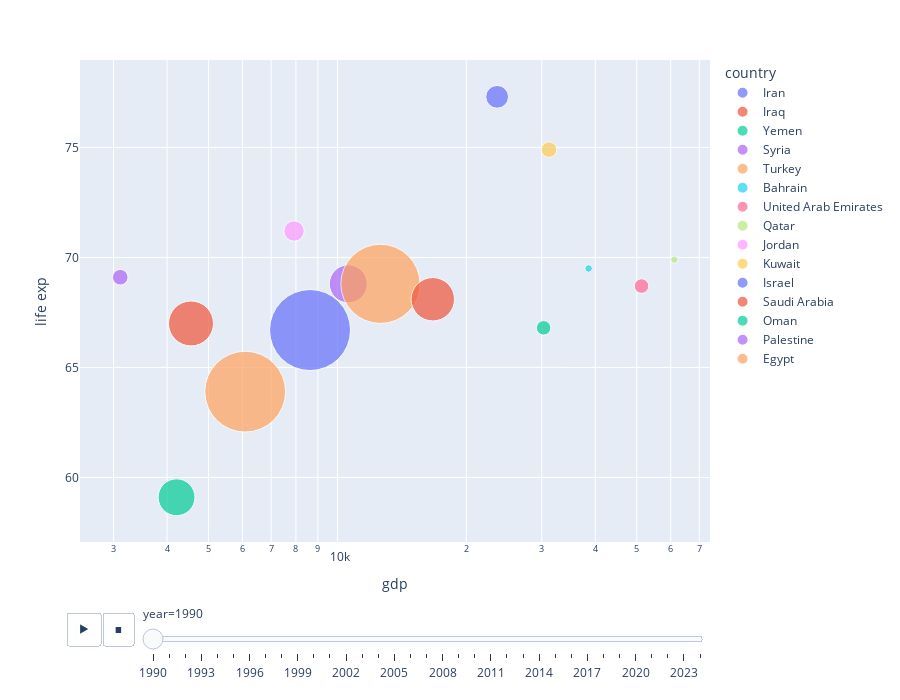

Here is the notebook cell this chart was saved with:
### Code cell
scatter_fig = px.scatter(data_frame=df, x='gdp',
           y='life exp',
           size='pop',
           color='country',
           size_max=80,
           log_x=True,
           height=700,
           hover_name="country",
           animation_frame="year",
           animation_group="country",)

scatter_fig.show()

### Figure 1 — Plotly figure (JSON) as saved in the notebook; plotly's stock layout.template omitted (floating-point values rounded to 4 significant figures)
{"data": [{"hovertemplate": "<b>%{hovertext}</b><br><br>country=Iran<br>year=1990<br>gdp=%{x}<br>life exp=%{y}<br>pop=%{marker.size}<extra></extra>", "hovertext": ["Iran"], "ids": ["Iran"], "legendgroup": "Iran", "marker": {"color": "#636efa", "size": [56400000], "sizemode": "area", "sizeref": 17190.0, "symbol": "circle"}, "mode": "markers", "name": "Iran", "orientation": "v", "showlegend": true, "type": "scatter", "x": [8630], "xaxis": "x", "y": [66.7], "yaxis": "y"}, {"hovertemplate": "<b>%{hovertext}</b><br><br>country=Iraq<br>year=1990<br>gdp=%{x}<br>life exp=%{y}<br>pop=%{marker.size}<extra></extra>", "hovertext": ["Iraq"], "ids": ["Iraq"], "legendgroup": "Iraq", "marker": {"color": "#EF553B", "size": [17400000], "sizemode": "area", "sizeref": 17190.0, "symbol": "circle"}, "mode": "markers", "name": "Iraq", "orientation": "v", "showlegend": true, "type": "scatter", "x": [4550], "xaxis": "x", "y": [67], "yaxis": "y"}, {"hovertemplate": "<b>%{hovertext}</b><br><br>country=Yemen<br>year=1990<br>gdp=%{x}<br>life exp=%{y}<br>pop=%{marker.size}<extra></extra>", "hovertext": ["Yemen"], "ids": ["Yemen"], "legendgroup": "Yemen", "marker": {"color": "#00cc96", "size": [11700000], "sizemode": "area", "sizeref": 17190.0, "symbol": "circle"}, "mode": "markers", "name": "Yemen", "orientation": "v", "showlegend": true, "type": "scatter", "x": [4210], "xaxis": "x", "y": [59.1], "yaxis": "y"}, {"hovertemplate": "<b>%{hovertext}</b><br><br>country=Syria<br>year=1990<br>gdp=%{x}<br>life exp=%{y}<br>pop=%{marker.size}<extra></extra>", "hovertext": ["Syria"], "ids": ["Syria"], "legendgroup": "Syria", "marker": {"color": "#ab63fa", "size": [12400000], "sizemode": "area", "sizeref": 17190.0, "symbol": "circle"}, "mode": "markers", "name": "Syria", "orientation": "v", "showlegend": true, "type": "scatter", "x": [10600], "xaxis": "x", "y": [68.8], "yaxis": "y"}, {"hovertemplate": "<b>%{hovertext}</b><br><br>country=Turkey<br>year=1990<br>gdp=%{x}<br>life exp=%{y}<br>pop=%{marker.size}<extra></extra>", "hovertext": ["Turkey"], "ids": ["Turkey"], "legendgroup": "Turkey", "marker": {"color": "#FFA15A", "size": [53900000], "sizemode": "area", "sizeref": 17190.0, "symbol": "circle"}, "mode": "markers", "name": "Turkey", "orientation": "v", "showlegend": true, "type": "scatter", "x": [12600], "xaxis": "x", "y": [68.8], "yaxis": "y"}, {"hovertemplate": "<b>%{hovertext}</b><br><br>country=Bahrain<br>year=1990<br>gdp=%{x}<br>life exp=%{y}<br>pop=%{marker.size}<extra></extra>", "hovertext": ["Bahrain"], "ids": ["Bahrain"], "legendgroup": "Bahrain", "marker": {"color": "#19d3f3", "size": [496000], "sizemode": "area", "sizeref": 17190.0, "symbol": "circle"}, "mode": "markers", "name": "Bahrain", "orientation": "v", "showlegend": true, "type": "scatter", "x": [38600], "xaxis": "x", "y": [69.5], "yaxis": "y"}, {"hovertemplate": "<b>%{hovertext}</b><br><br>country=United Arab Emirates<br>year=1990<br>gdp=%{x}<br>life exp=%{y}<br>pop=%{marker.size}<extra></extra>", "hovertext": ["United Arab Emirates"], "ids": ["United Arab Emirates"], "legendgroup": "United Arab Emirates", "marker": {"color": "#FF6692", "size": [1830000], "sizemode": "area", "sizeref": 17190.0, "symbol": "circle"}, "mode": "markers", "name": "United Arab Emirates", "orientation": "v", "showlegend": true, "type": "scatter", "x": [51300], "xaxis": "x", "y": [68.7], "yaxis": "y"}, {"hovertemplate": "<b>%{hovertext}</b><br><br>country=Qatar<br>year=1990<br>gdp=%{x}<br>life exp=%{y}<br>pop=%{marker.size}<extra></extra>", "hovertext": ["Qatar"], "ids": ["Qatar"], "legendgroup": "Qatar", "marker": {"color": "#B6E880", "size": [476000], "sizemode": "area", "sizeref": 17190.0, "symbol": "circle"}, "mode": "markers", "name": "Qatar", "orientation": "v", "showlegend": true, "type": "scatter", "x": [61200], "xaxis": "x", "y": [69.9], "yaxis": "y"}, {"hovertemplate": "<b>%{hovertext}</b><br><br>country=Jordan<br>year=1990<br>gdp=%{x}<br>life exp=%{y}<br>pop=%{marker.size}<extra></extra>", "hovertext": ["Jordan"], "ids": ["Jordan"], "legendgroup": "Jordan", "marker": {"color": "#FF97FF", "size": [3570000], "sizemode": "area", "sizeref": 17190.0, "symbol": "circle"}, "mode": "markers", "name": "Jordan", "orientation": "v", "showlegend": true, "type": "scatter", "x": [7920], "xaxis": "x", "y": [71.2], "yaxis": "y"}, {"hovertemplate": "<b>%{hovertext}</b><br><br>country=Kuwait<br>year=1990<br>gdp=%{x}<br>life exp=%{y}<br>pop=%{marker.size}<extra></extra>", "hovertext": ["Kuwait"], "ids": ["Kuwait"], "legendgroup": "Kuwait", "marker": {"color": "#FECB52", "size": [2100000], "sizemode": "area", "sizeref": 17190.0, "symbol": "circle"}, "mode": "markers", "name": "Kuwait", "orientation": "v", "showlegend": true, "type": "scatter", "x": [31200], "xaxis": "x", "y": [74.9], "yaxis": "y"}, {"hovertemplate": "<b>%{hovertext}</b><br><br>country=Israel<br>year=1990<br>gdp=%{x}<br>life exp=%{y}<br>pop=%{marker.size}<extra></extra>", "hovertext": ["Israel"], "ids": ["Israel"], "legendgroup": "Israel", "marker": {"color": "#636efa", "size": [4450000], "sizemode": "area", "sizeref": 17190.0, "symbol": "circle"}, "mode": "markers", "name": "Israel", "orientation": "v", "showlegend": true, "type": "scatter", "x": [23600], "xaxis": "x", "y": [77.3], "yaxis": "y"}, {"hovertemplate": "<b>%{hovertext}</b><br><br>country=Saudi Arabia<br>year=1990<br>gdp=%{x}<br>life exp=%{y}<br>pop=%{marker.size}<extra></extra>", "hovertext": ["Saudi Arabia"], "ids": ["Saudi Arabia"], "legendgroup": "Saudi Arabia", "marker": {"color": "#EF553B", "size": [16200000], "sizemode": "area", "sizeref": 17190.0, "symbol": "circle"}, "mode": "markers", "name": "Saudi Arabia", "orientation": "v", "showlegend": true, "type": "scatter", "x": [16700], "xaxis": "x", "y": [68.1], "yaxis": "y"}, {"hovertemplate": "<b>%{hovertext}</b><br><br>country=Oman<br>year=1990<br>gdp=%{x}<br>life exp=%{y}<br>pop=%{marker.size}<extra></extra>", "hovertext": ["Oman"], "ids": ["Oman"], "legendgroup": "Oman", "marker": {"color": "#00cc96", "size": [1810000], "sizemode": "area", "sizeref": 17190.0, "symbol": "circle"}, "mode": "markers", "name": "Oman", "orientation": "v", "showlegend": true, "type": "scatter", "x": [30300], "xaxis": "x", "y": [66.8], "yaxis": "y"}, {"hovertemplate": "<b>%{hovertext}</b><br><br>country=Palestine<br>year=1990<br>gdp=%{x}<br>life exp=%{y}<br>pop=%{marker.size}<extra></extra>", "hovertext": ["Palestine"], "ids": ["Palestine"], "legendgroup": "Palestine", "marker": {"color": "#ab63fa", "size": [2100000], "sizemode": "area", "sizeref": 17190.0, "symbol": "circle"}, "mode": "markers", "name": "Palestine", "orientation": "v", "showlegend": true, "type": "scatter", "x": [3110], "xaxis": "x", "y": [69.1], "yaxis": "y"}, {"hovertemplate": "<b>%{hovertext}</b><br><br>country=Egypt<br>year=1990<br>gdp=%{x}<br>life exp=%{y}<br>pop=%{marker.size}<extra></extra>", "hovertext": ["Egypt"], "ids": ["Egypt"], "legendgroup": "Egypt", "marker": {"color": "#FFA15A", "size": [56100000], "sizemode": "area", "sizeref": 17190.0, "symbol": "circle"}, "mode": "markers", "name": "Egypt", "orientation": "v", "showlegend": true, "type": "scatter", "x": [6090], "xaxis": "x", "y": [63.9], "yaxis": "y"}], "layout": {"height": 700, "legend": {"itemsizing": "constant", "title": {"text": "country"}, "tracegroupgap": 0}, "margin": {"t": 60}, "sliders": [{"active": 0, "currentvalue": {"prefix": "year="}, "len": 0.9, "pad": {"b": 10, "t": 60}, "steps": [{"args": [["1990"], {"frame": {"duration": 0, "redraw": false}, "fromcurrent": true, "mode": "immediate", "transition": {"duration": 0, "easing": "linear"}}], "label": "1990", "method": "animate"}, {"args": [["1991"], {"frame": {"duration": 0, "redraw": false}, "fromcurrent": true, "mode": "immediate", "transition": {"duration": 0, "easing": "linear"}}], "label": "1991", "method": "animate"}, {"args": [["1992"], {"frame": {"duration": 0, "redraw": false}, "fromcurrent": true, "mode": "immediate", "transition": {"duration": 0, "easing": "linear"}}], "label": "1992", "method": "animate"}, {"args": [["1993"], {"frame": {"duration": 0, "redraw": false}, "fromcurrent": true, "mode": "immediate", "transition": {"duration": 0, "easing": "linear"}}], "label": "1993", "method": "animate"}, {"args": [["1994"], {"frame": {"duration": 0, "redraw": false}, "fromcurrent": true, "mode": "immediate", "transition": {"duration": 0, "easing": "linear"}}], "label": "1994", "method": "animate"}, {"args": [["1995"], {"frame": {"duration": 0, "redraw": false}, "fromcurrent": true, "mode": "immediate", "transition": {"duration": 0, "easing": "linear"}}], "label": "1995", "method": "animate"}, {"args": [["1996"], {"frame": {"duration": 0, "redraw": false}, "fromcurrent": true, "mode": "immediate", "transition": {"duration": 0, "easing": "linear"}}], "label": "1996", "method": "animate"}, {"args": [["1997"], {"frame": {"duration": 0, "redraw": false}, "fromcurrent": true, "mode": "immediate", "transition": {"duration": 0, "easing": "linear"}}], "label": "1997", "method": "animate"}, {"args": [["1998"], {"frame": {"duration": 0, "redraw": false}, "fromcurrent": true, "mode": "immediate", "transition": {"duration": 0, "easing": "linear"}}], "label": "1998", "method": "animate"}, {"args": [["1999"], {"frame": {"duration": 0, "redraw": false}, "fromcurrent": true, "mode": "immediate", "transition": {"duration": 0, "easing": "linear"}}], "label": "1999", "method": "animate"}, {"args": [["2000"], {"frame": {"duration": 0, "redraw": false}, "fromcurrent": true, "mode": "immediate", "transition": {"duration": 0, "easing": "linear"}}], "label": "2000", "method": "animate"}, {"args": [["2001"], {"frame": {"duration": 0, "redraw": false}, "fromcurrent": true, "mode": "immediate", "transition": {"duration": 0, "easing": "linear"}}], "label": "2001", "method": "animate"}, {"args": [["2002"], {"frame": {"duration": 0, "redraw": false}, "fromcurrent": true, "mode": "immediate", "transition": {"duration": 0, "easing": "linear"}}], "label": "2002", "method": "animate"}, {"args": [["2003"], {"frame": {"duration": 0, "redraw": false}, "fromcurrent": true, "mode": "immediate", "transition": {"duration": 0, "easing": "linear"}}], "label": "2003", "method": "animate"}, {"args": [["2004"], {"frame": {"duration": 0, "redraw": false}, "fromcurrent": true, "mode": "immediate", "transition": {"duration": 0, "easing": "linear"}}], "label": "2004", "method": "animate"}, {"args": [["2005"], {"frame": {"duration": 0, "redraw": false}, "fromcurrent": true, "mode": "immediate", "transition": {"duration": 0, "easing": "linear"}}], "label": "2005", "method": "animate"}, {"args": [["2006"], {"frame": {"duration": 0, "redraw": false}, "fromcurrent": true, "mode": "immediate", "transition": {"duration": 0, "easing": "linear"}}], "label": "2006", "method": "animate"}, {"args": [["2007"], {"frame": {"duration": 0, "redraw": false}, "fromcurrent": true, "mode": "immediate", "transition": {"duration": 0, "easing": "linear"}}], "label": "2007", "method": "animate"}, {"args": [["2008"], {"frame": {"duration": 0, "redraw": false}, "fromcurrent": true, "mode": "immediate", "transition": {"duration": 0, "easing": "linear"}}], "label": "2008", "method": "animate"}, {"args": [["2009"], {"frame": {"duration": 0, "redraw": false}, "fromcurrent": true, "mode": "immediate", "transition": {"duration": 0, "easing": "linear"}}], "label": "2009", "method": "animate"}, {"args": [["2010"], {"frame": {"duration": 0, "redraw": false}, "fromcurrent": true, "mode": "immediate", "transition": {"duration": 0, "easing": "linear"}}], "label": "2010", "method": "animate"}, {"args": [["2011"], {"frame": {"duration": 0, "redraw": false}, "fromcurrent": true, "mode": "immediate", "transition": {"duration": 0, "easing": "linear"}}], "label": "2011", "method": "animate"}, {"args": [["2012"], {"frame": {"duration": 0, "redraw": false}, "fromcurrent": true, "mode": "immediate", "transition": {"duration": 0, "easing": "linear"}}], "label": "2012", "method": "animate"}, {"args": [["2013"], {"frame": {"duration": 0, "redraw": false}, "fromcurrent": true, "mode": "immediate", "transition": {"duration": 0, "easing": "linear"}}], "label": "2013", "method": "animate"}, {"args": [["2014"], {"frame": {"duration": 0, "redraw": false}, "fromcurrent": true, "mode": "immediate", "transition": {"duration": 0, "easing": "linear"}}], "label": "2014", "method": "animate"}, {"args": [["2015"], {"frame": {"duration": 0, "redraw": false}, "fromcurrent": true, "mode": "immediate", "transition": {"duration": 0, "easing": "linear"}}], "label": "2015", "method": "animate"}, {"args": [["2016"], {"frame": {"duration": 0, "redraw": false}, "fromcurrent": true, "mode": "immediate", "transition": {"duration": 0, "easing": "linear"}}], "label": "2016", "method": "animate"}, {"args": [["2017"], {"frame": {"duration": 0, "redraw": false}, "fromcurrent": true, "mode": "immediate", "transition": {"duration": 0, "easing": "linear"}}], "label": "2017", "method": "animate"}, {"args": [["2018"], {"frame": {"duration": 0, "redraw": false}, "fromcurrent": true, "mode": "immediate", "transition": {"duration": 0, "easing": "linear"}}], "label": "2018", "method": "animate"}, {"args": [["2019"], {"frame": {"duration": 0, "redraw": false}, "fromcurrent": true, "mode": "immediate", "transition": {"duration": 0, "easing": "linear"}}], "label": "2019", "method": "animate"}, {"args": [["2020"], {"frame": {"duration": 0, "redraw": false}, "fromcurrent": true, "mode": "immediate", "transition": {"duration": 0, "easing": "linear"}}], "label": "2020", "method": "animate"}, {"args": [["2021"], {"frame": {"duration": 0, "redraw": false}, "fromcurrent": true, "mode": "immediate", "transition": {"duration": 0, "easing": "linear"}}], "label": "2021", "method": "animate"}, {"args": [["2022"], {"frame": {"duration": 0, "redraw": false}, "fromcurrent": true, "mode": "immediate", "transition": {"duration": 0, "easing": "linear"}}], "label": "2022", "method": "animate"}, {"args": [["2023"], {"frame": {"duration": 0, "redraw": false}, "fromcurrent": true, "mode": "immediate", "transition": {"duration": 0, "easing": "linear"}}], "label": "2023", "method": "animate"}, {"args": [["2024"], {"frame": {"duration": 0, "redraw": false}, "fromcurrent": true, "mode": "immediate", "transition": {"duration": 0, "easing": "linear"}}], "label": "2024", "method": "animate"}], "x": 0.1, "xanchor": "left", "y": 0, "yanchor": "top"}], "updatemenus": [{"buttons": [{"args": [null, {"frame": {"duration": 500, "redraw": false}, "fromcurrent": true, "mode": "immediate", "transition": {"duration": 500, "easing": "linear"}}], "label": "&#9654;", "method": "animate"}, {"args": [[null], {"frame": {"duration": 0, "redraw": false}, "fromcurrent": true, "mode": "immediate", "transition": {"duration": 0, "easing": "linear"}}], "label": "&#9724;", "method": "animate"}], "direction": "left", "pad": {"r": 10, "t": 70}, "showactive": false, "type": "buttons", "x": 0.1, "xanchor": "right", "y": 0, "yanchor": "top"}], "xaxis": {"anchor": "y", "domain": [0, 1], "title": {"text": "gdp"}, "type": "log"}, "yaxis": {"anchor": "x", "domain": [0, 1], "title": {"text": "life exp"}}}}
